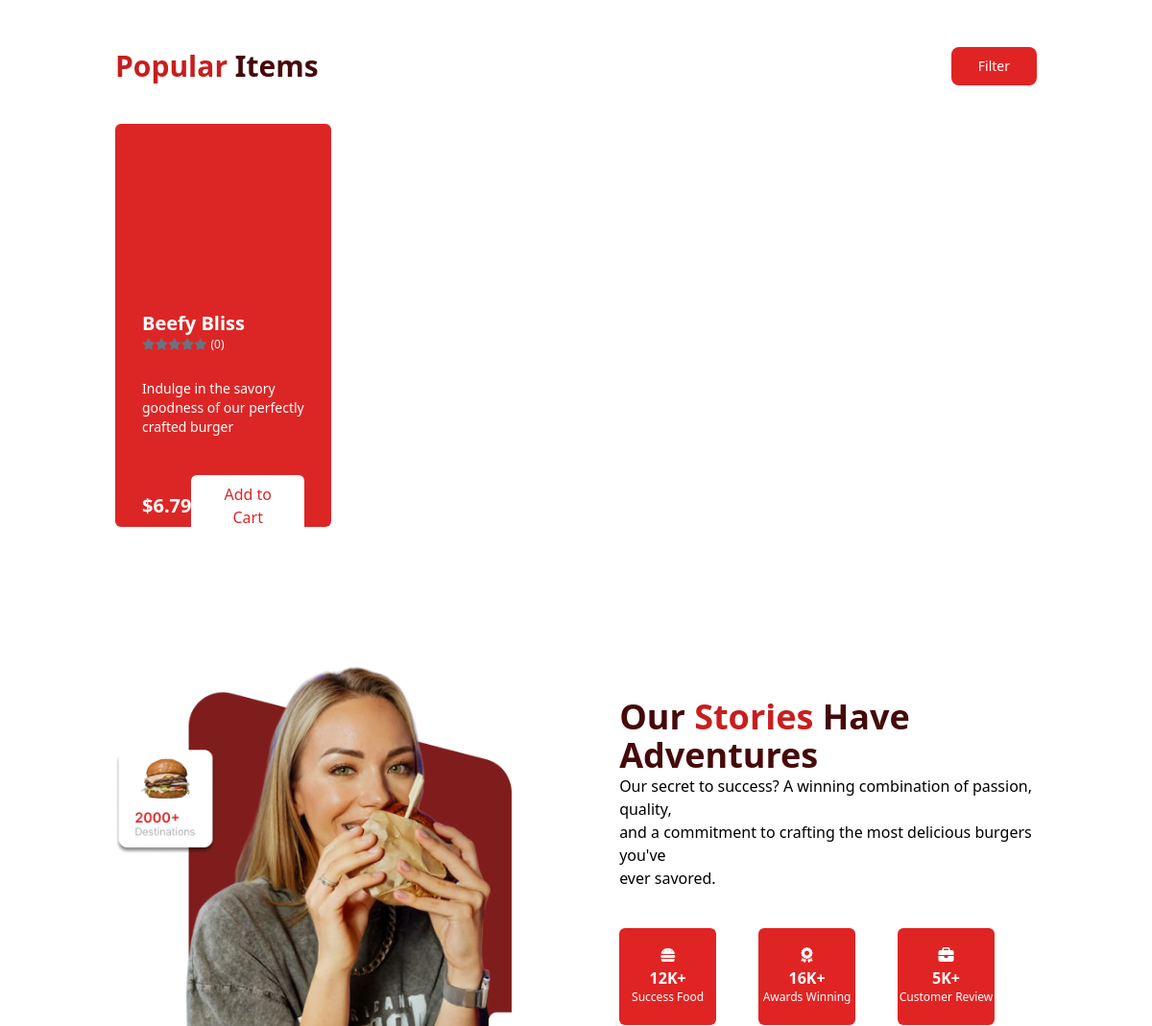
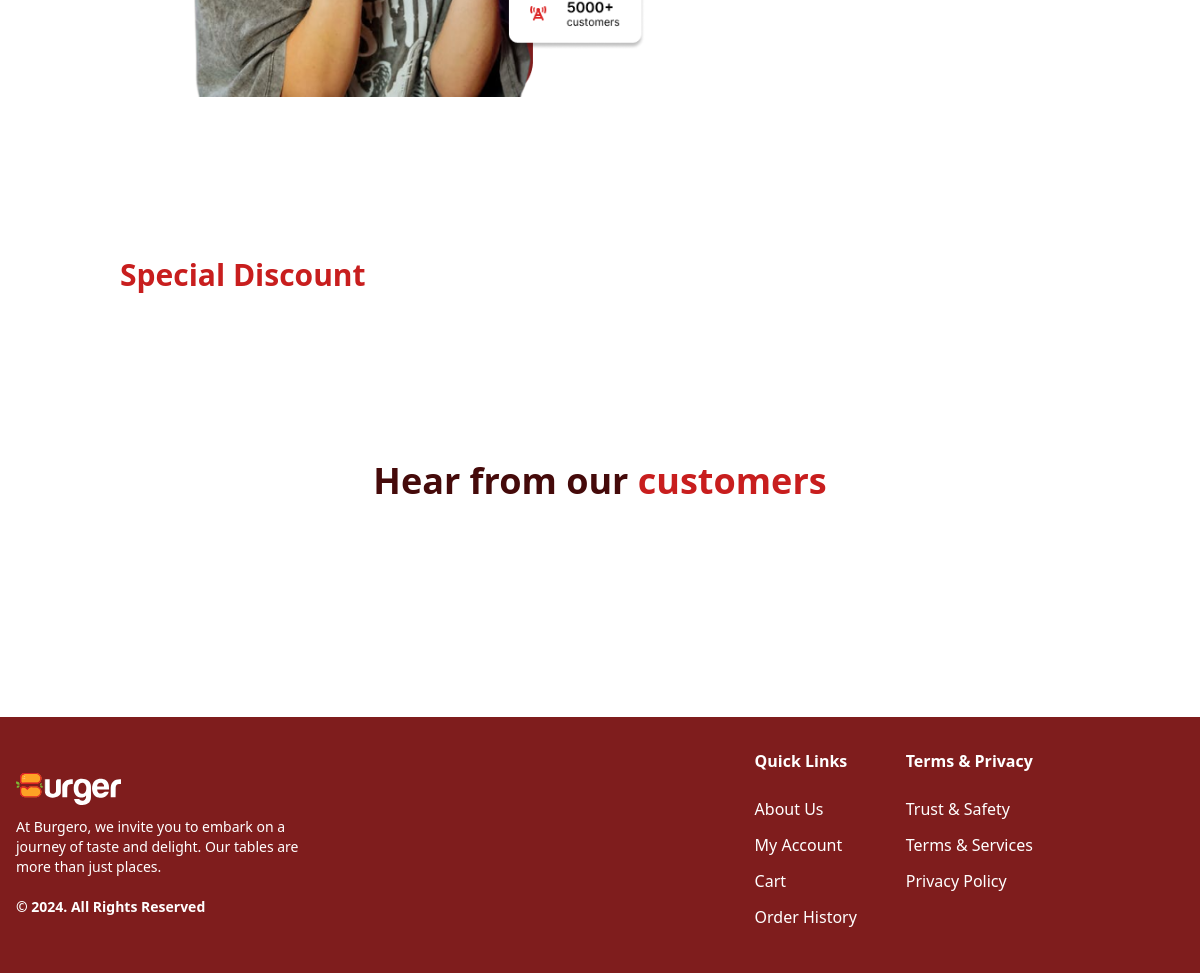
/ (lower part), run on an earlier commit of the app's database (2 pictures, top to bottom).
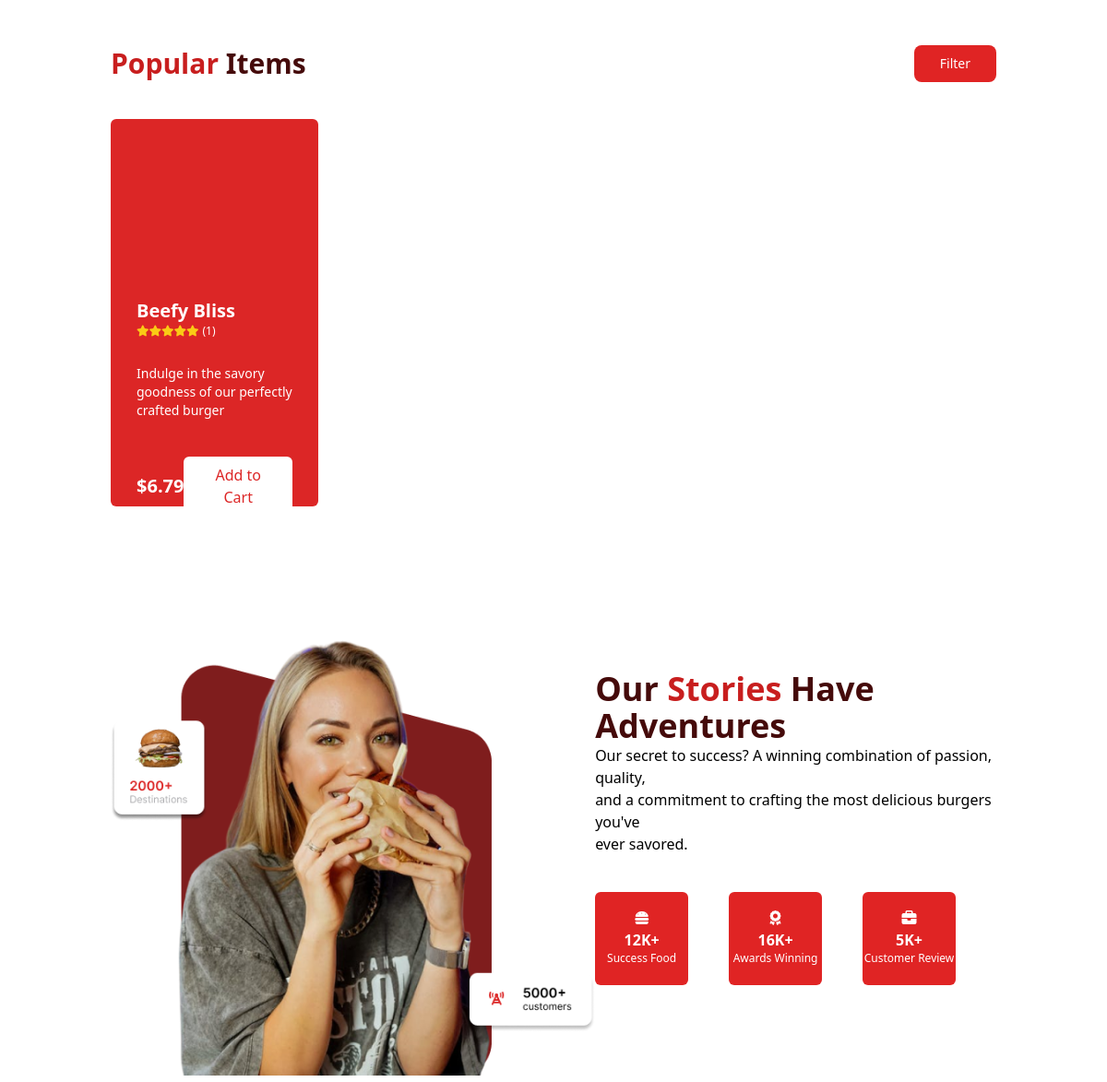
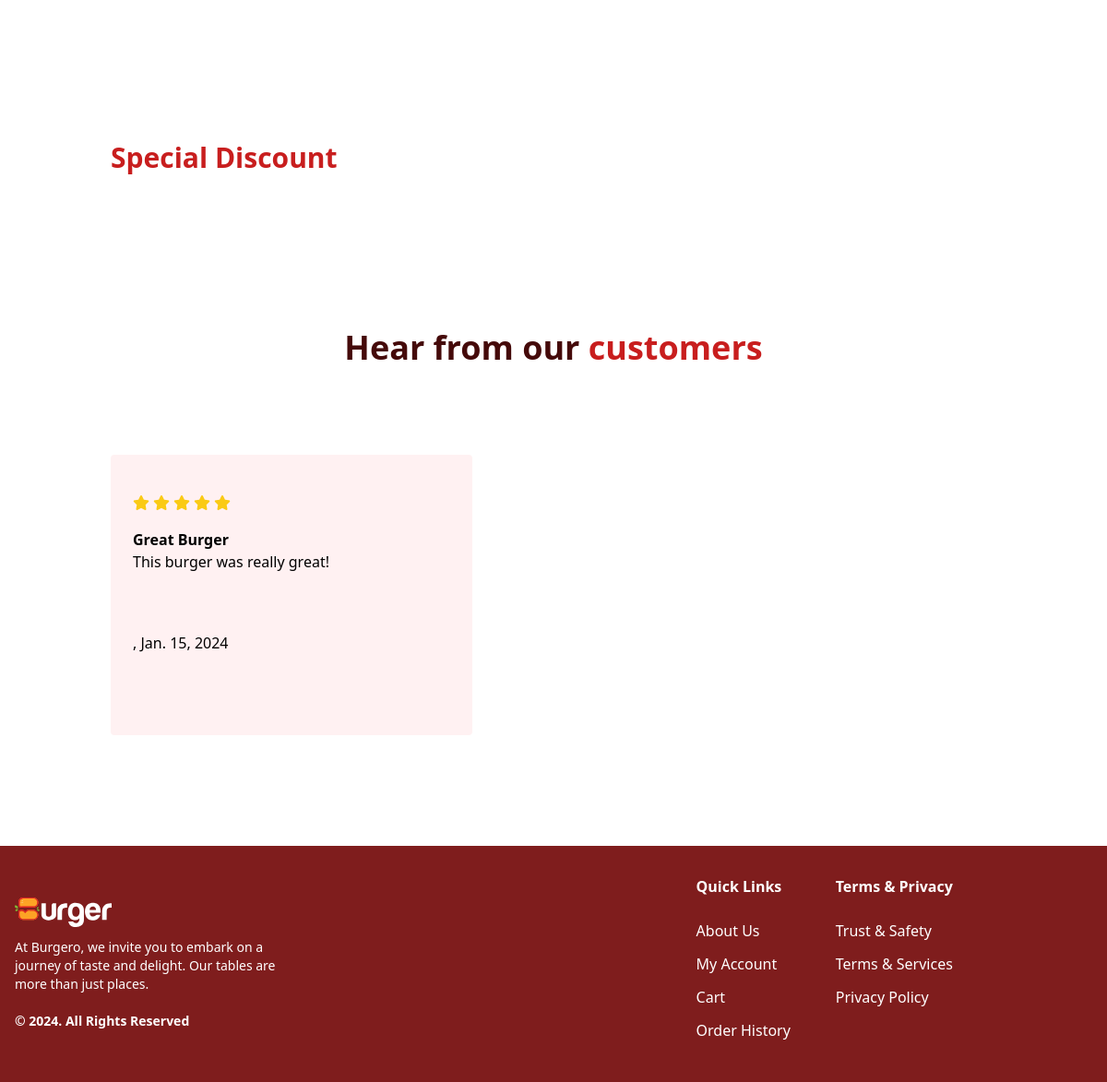
And on a later commit of the database (2 pictures, top to bottom).
### food/models.py (models this page shows, shortened)
class Food(models.Model):
    name = models.CharField(max_length=100)
    description = models.TextField()
    price = models.DecimalField(max_digits=12, decimal_places=2)
    image = models.URLField()
    is_discount = models.BooleanField(blank=True, default=False)
    discount_price = models.DecimalField(max_digits=12, decimal_places=2, blank=True, null=True)
    category = models.ManyToManyField(Category)
    def average_rating(self):
        ratings = self.review.all()
        if ratings:
            total_rating = sum([review.rating for review in ratings])
            return total_rating // len(ratings)
        else:
            return 0

### review/models.py (models this page shows, shortened)
class Review(models.Model):
    user = models.ForeignKey(User, on_delete=models.CASCADE)
    rating = models.IntegerField(default=0)
    heading = models.CharField(max_length=100, verbose_name="Title")
    review = models.TextField()
    date = models.DateField(auto_now_add=True)
    item = models.ForeignKey(Food, on_delete=models.CASCADE, related_name="review")

### core/views.py (the view)
# urls.py: 2. Add a URL to urlpatterns:  path('', views.home, name='home')
def home(request):
    categories = Category.objects.all()
    foods = Food.objects.filter(is_discount=False)
    discounted_foods = Food.objects.filter(is_discount=True)
    reviews = Review.objects.all()
    return render(request, 'home.html', {'foods': foods, 'discounted_foods': discounted_foods, 'reviews': reviews, 'categories': categories})

### core/templates/home.html (shortened to what the changed rows need)
{% extends 'base.html' %}
{% load static %}
{% block main %}
    <section class="w-full">
        <div>
            <div class="mb-20">
                <div class="flex justify-between items-center mt-20 mb-10">
                    <h1 class="text-3xl font-bold text-red-950"><span class="text-red-700">Popular</span> Items</h1>
                </div>
                <div class="grid grid-cols-4 gap-5">
                    {% for food in foods %}
                        <div class="bg-rose-50 text-black h-[420px] rounded-md p-7 food-item">
                            <div class="grid justify-center h-[150px] items-center mb-4">
                            </div>
                            <div>
                                <h3 class="font-semibold text-xl">{{food.name}}</h3>
                                <div class="flex rating-food text-xs items-center" id="{{food.average_rating}} {{food.pk}} rating">
                                    <i class="fa-solid fa-star cursor-pointer text-gray-500" id="1 {{food.pk}} food"></i>
                                    <i class="fa-solid fa-star cursor-pointer text-gray-500" id="2 {{food.pk}} food"></i>
                                    <i class="fa-solid fa-star cursor-pointer text-gray-500" id="3 {{food.pk}} food"></i>
                                    <i class="fa-solid fa-star cursor-pointer text-gray-500" id="4 {{food.pk}} food"></i>
                                    <i class="fa-solid fa-star cursor-pointer text-gray-500" id="5 {{food.pk}} food"></i>
                                    <span class="ml-1">({{food.review.count}})</span>
                                </div>
                                <p class="mt-7 text-sm">{{food.description}}</p>
                                <div class="flex justify-between items-center mt-10">
                                    <h4 class="font-bold text-xl">${{food.price}}</h4>
                                    <a href="{% url "add_to_cart" pk=food.pk %}"><button class="bg-red-600 text-white px-5 py-2 rounded-md font-medium">Add to Cart</button></a>
                                </div>
                            </div>
                        </div>
                    {% endfor %}
                </div>
            </div>
        </div>
        <div>
            <div class="flex justify-between items-center">
                <div>
                    <div>
                        <h1 class="text-red-950 text-4xl font-bold">Our <span class="text-red-700">Stories</span> Have <br>Adventures</h1>
                    </div>
                </div>
            </div>
        </div>
        <div>
            <div class="mt-40 mb-20">
                <h1 class="text-3xl font-bold text-red-700 mb-10">Special Discount</h1>
            </div>
        </div>
        <div>
            <div class="mt-32 mb-20">
                <h1 class="text-4xl font-bold text-red-950 mb-20 text-center">Hear from our <span class="text-red-700">customers</span></h1>
                <div>
                    <div class="swiffy-slider slider-item-show3 slider-nav-outside slider-nav-dark slider-indicators-outside slider-indicators-round slider-indicators-dark slider-nav-animation slider-nav-animation-fadein ">
                        <ul class="slider-container py-4">
                            {% for review in reviews %}
                            <li>
                                <div class="w-[392px] min-h-[296px] bg-rose-50 p-6 rounded">
                                    <div>
                                        <div class="flex gap-1  my-5 rating-review" id="{{review.rating}} {{review.pk}} rating">
                                            <i class="fa-solid fa-star cursor-pointer text-gray-500" id="1 {{review.pk}} review"></i>
                                            <i class="fa-solid fa-star cursor-pointer text-gray-500" id="2 {{review.pk}} review"></i>
                                            <i class="fa-solid fa-star cursor-pointer text-gray-500" id="3 {{review.pk}} review"></i>
                                            <i class="fa-solid fa-star cursor-pointer text-gray-500" id="4 {{review.pk}} review"></i>
                                            <i class="fa-solid fa-star cursor-pointer text-gray-500" id="5 {{review.pk}} review"></i>
                                        </div>
                                        <div style="display: grid;
                                        grid-template-rows: auto 1fr auto;
                                        min-height: 200px;">
                                            <div style="display: flex;
                                            align-items: center;">
                                                <div>
                                                    <h3 class="font-semibold">{{review.heading}}</h3>
                                                    <p>
                                                        {{review.review}}
                                                    </p>
                                                </div>
                                            </div>
                                            <div class="mt-auto mb-auto" style="margin-top: auto; margin-bottom: auto;">
                                                <p>, <span class="font-light">{{review.date}}</span></p>
                                            </div>
                                        </div>
                                    </div>
                                </div>
                            </li>
                            {% endfor %}
                        </ul>
                    </div>
                </div>
            </div>
        </div>
    </section>
{% endblock %}

What changed in the data, as far as the page shows it:
computed for Food "Beefy Bliss": review.count "0" → "1"
added Review: heading "Great Burger", review "This burger was really great!", date "Jan. 15, 2024"
